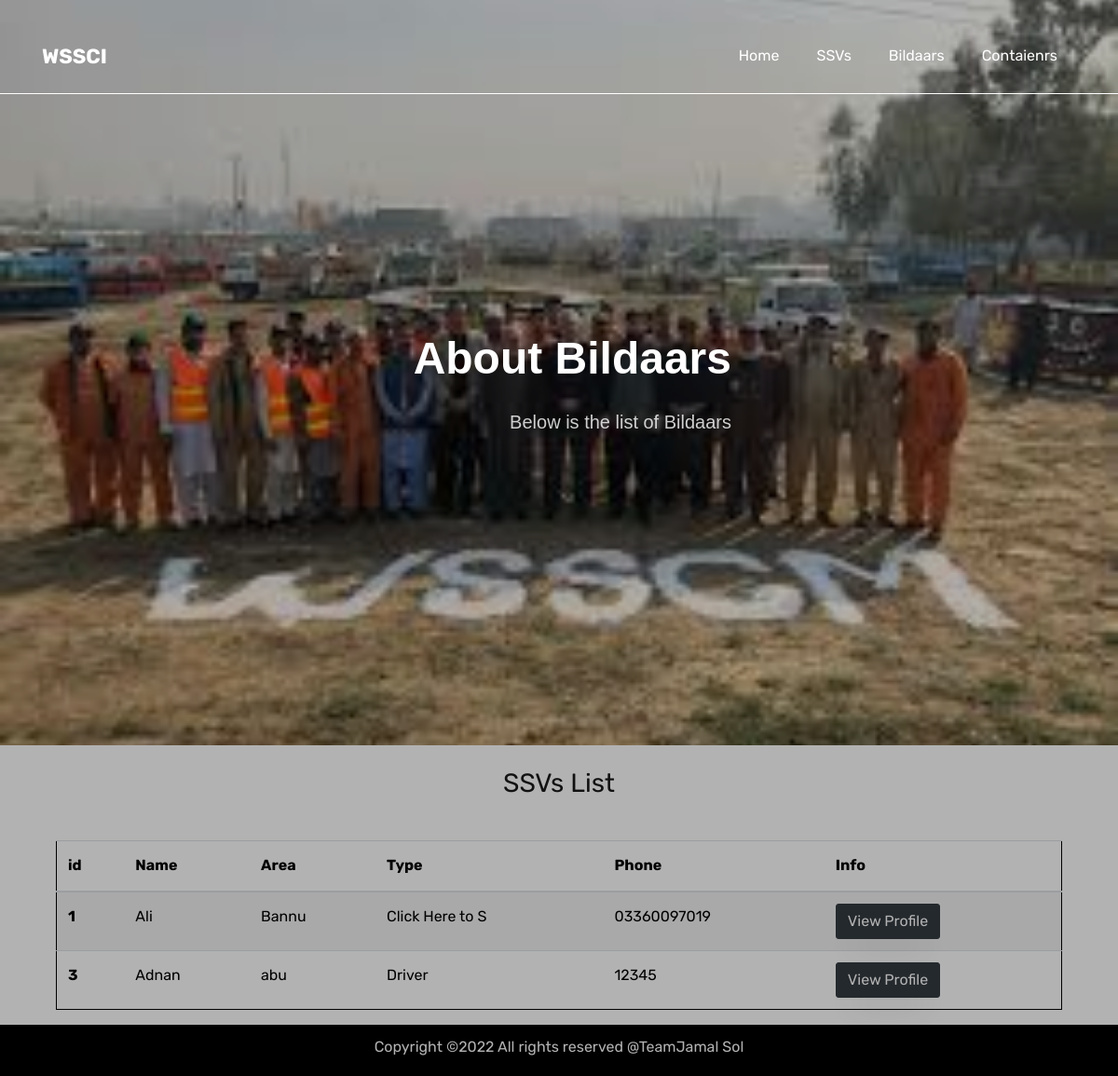
The app's page /bildar.php with its own data.
### tables this page shows
CREATE TABLE `bildaar` (
  `bildaar_id` int(11) NOT NULL,
  `bildaar_name` varchar(30) NOT NULL,
  `bildaar_cnic` varchar(20) NOT NULL,
  `bildaar_type` varchar(15) NOT NULL,
  `bildaar_phone` varchar(20) NOT NULL,
  `bildaar_mail` varchar(50) NOT NULL,
  `bildaar_area` varchar(50) NOT NULL,
  `start_date` date NOT NULL,
  `end_date` date NOT NULL,
  `bildaar_pic` varchar(30) NOT NULL,
  `ssv_id` int(11) NOT NULL
);

### functions/function.php (called while the page is built, shortened)
<?php
function run_query($query) {
$con = mysqli_connect("localhost", "root", "", "solid_waste");
$result = mysqli_query($con, $query);
if ( false===$result ) {
  printf("error: %s\n", mysqli_error($con));
}
else {
  return $result;
}
}
?>

### bildar.php (the view, shortened to what this page needs)
<!DOCTYPE html>
<html lang="en">
  <head>
    <link rel="stylesheet" href="css/open-iconic-bootstrap.min.css">
    <link rel="stylesheet" href="css/animate.css">
    <link rel="stylesheet" href="css/owl.carousel.min.css">
    <link rel="stylesheet" href="css/owl.theme.default.min.css">
    <link rel="stylesheet" href="css/magnific-popup.css">
    <link rel="stylesheet" href="css/aos.css">
    <link rel="stylesheet" href="css/ionicons.min.css">
    <link rel="stylesheet" href="css/flaticon.css">
    <link rel="stylesheet" href="css/icomoon.css">
    <link rel="stylesheet" href="css/style.css">
  </head>
  <body>
  <nav  class="navbar navbar-expand-lg navbar-dark ftco_navbar bg-dark ftco-navbar-light" id="ftco-navbar" style="border-bottom: white 1px solid;">
	    <div class="container" >
	      <a class="navbar-brand" href="index.html"><span>WSSCI</span></a>
	      <div class="collapse navbar-collapse" id="" ">
	        <ul class="navbar-nav nav ml-auto" >
	          <li class="nav-item"><a href="index.html" class="nav-link" data-nav-section="home"><span>Home</span></a></li>
            <li class="nav-item"><a href="ssv.php" class="nav-link" data-nav-section="employee"><span>SSVs</span></a></li>
            <li class="nav-item"><a href="bildar.php" class="nav-link" data-nav-section="employee"><span>Bildaars</span></a></li>
	          <li class="nav-item"><a href="containers.php" class="nav-link" data-nav-section="contact"><span>Contaienrs</span></a></li>
	        </ul>
	      </div>
	    </div>
	  </nav>
      <section class="hero-wrap js-fullheight" style="background-image: url('images/employ.jpg');" data-section="home">
        <div class="overlay"></div>
        <div class="container">
          <div class="row no-gutters slider-text js-fullheight align-items-center justify-content-start" data-scrollax-parent="true">
              <div class="col-md-8 ftco-animate mt-5" data-scrollax=" properties: { translateX: '70%' }" style="font-family: 'Gill Sans', 'Gill Sans MT', Calibri, 'Trebuchet MS', sans-serif;">
                  <h1 class="mb-4 text-right" data-scrollax="properties: { translateY: '30%', opacity: 1.6 }" style="font-weight: bold;font-family: ;"> About Bildaars</h1>
                  <p class="mb-4 text-right" data-scrollax="properties: { translateY: '30%', opacity: 1.6 }" style="font-weight: 50;">Below is the list of Bildaars</p>
                </div>
          </div>
        </div>
      </section>
 <div style="text-align: center;padding-top: 20px; ">
     <h3 >SSVs List</h3>
 </div>
<center>
<table class="table table-striped " style="color: black;width: 90%; border: 1px black solid; margin-top: 40px;">
    <thead>
      <tr>
        <th scope="col">id</th>
        <th scope="col">Name</th>
        <th scope="col">Area</th>
        <th scope="col">Type</th>
        <th scope="col">Phone</th>
        <th scope="col">Info</th>
      </tr>
    </thead>
    <tbody>
    <?php
                   include("functions/function.php");
                   $get_bildaar = "SELECT * FROM `bildaar`;";
                   $bildaar_query_result = run_query($get_bildaar);
                   while($bildaar=mysqli_fetch_array($bildaar_query_result)){
                       $bildaar_id = $bildaar['bildaar_id']
                    ?>
                       <tr>
        <th scope="row"><?php echo $bildaar['bildaar_id']; ?></th>
        <td><?php echo $bildaar['bildaar_name']; ?></td>
        <td><?php echo $bildaar['bildaar_area']; ?></td>
        <td><?php echo $bildaar['bildaar_type']; ?></td>
        <td><?php echo $bildaar['bildaar_phone']; ?></td>
        <td><?php echo '<a href="bildaarprofile.php?bildaar_id=' . $bildaar_id . '"><button class="btn btn-dark">View Profile</button></a>'; ?> </td>
      </tr>
                    <?php
                   }
                   ?>
    </tbody>
  </table>
</center>
    <footer class="ftco-footer ftco-section" style="padding: 10px 0 0 0;">
        <div class="row">
        <div class="col-md-12 text-center">
         <p>
            Copyright &copy;<script>document.write(new Date().getFullYear());</script> All rights reserved @TeamJamal Sol
         </p>
        </div>
        </div>
      </footer>
  </body>
</html>

### records on screen
bildaar: bildaar_id "1", bildaar_name "Ali", bildaar_area "Bannu", bildaar_type "Click Here to S", bildaar_phone "03360097019"
bildaar: bildaar_id "3", bildaar_name "Adnan", bildaar_area "abu", bildaar_type "Driver", bildaar_phone "12345"
